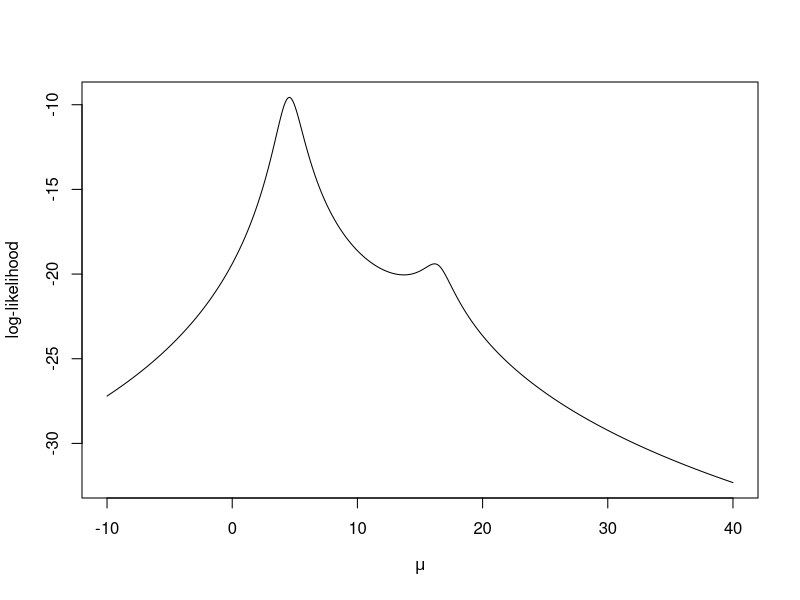
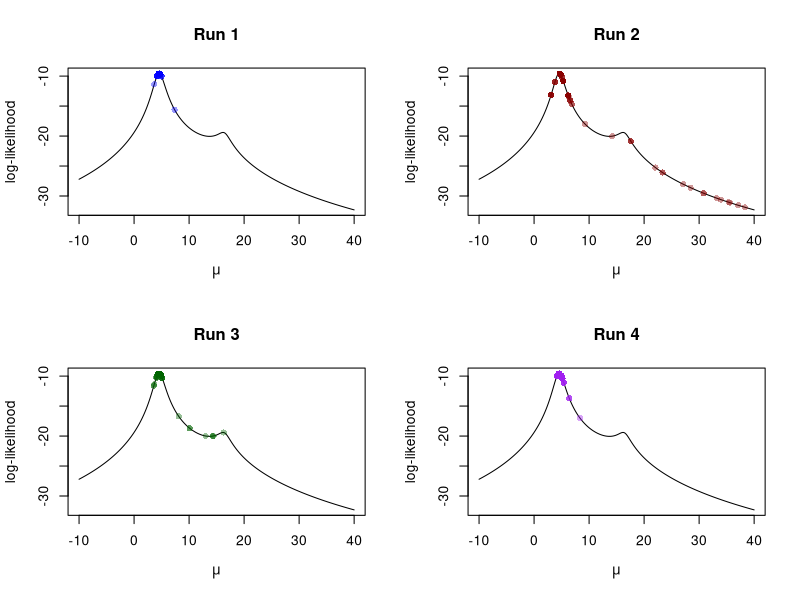
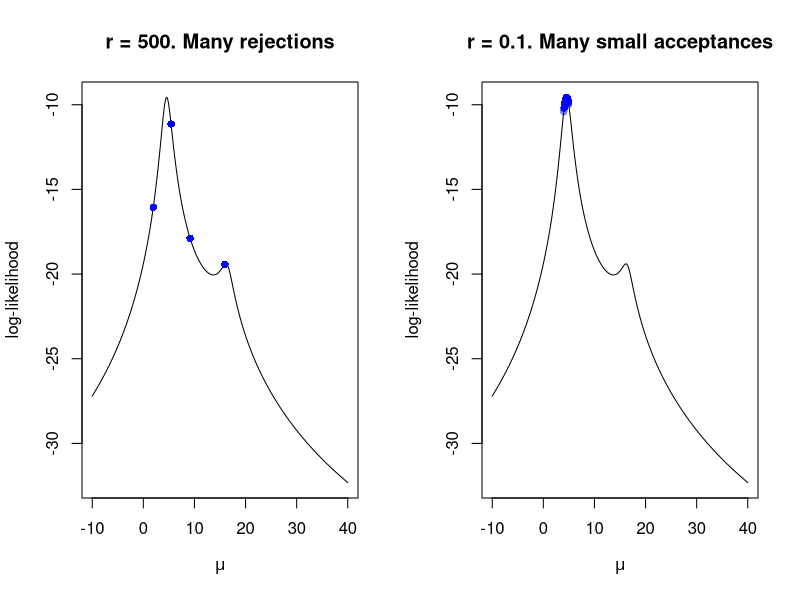

Here is the R script that generated these plots, in order:
## ---- chunk 1
knitr::opts_chunk$set(echo = TRUE, warning = FALSE, message = FALSE)
set.seed(1)
## ---- chunk 2
set.seed(1)           # Set seed for reproducibility
mu.star <- 5          # True location parameter
n <- 4                # Sample size
X <- rt(n, df = 1) + mu.star
## ---- chunk 3
log.like <- function(mu, X, T = 1)
{
  n <- length(X)
  rtn <- -n*log(pi) - sum( log(1 + (X - mu)^2) )
  return(exp(rtn/T))
}
## ---- chunk 4
mu.x <- seq(-10, 40, length = 1e3)  # 1000 values from -10 to 40
ll.est <- log(sapply(mu.x, log.like, X))  # Evaluate log-likelihood
plot(mu.x, ll.est, type = 'l', 
     ylab = "log-likelihood", 
     xlab = expression(mu))
## ---- chunk 5
simAn <- function(N = 10, r = .5){
  # ========== INITIALIZATION ==========
  x <- numeric(length = N)                    # Store parameter trajectory
  x[1] <- runif(1, min = -10, max = 40)     # Random starting point
  fn.value <- numeric(length = N)            # Store likelihood values
  
  fn.value[1] <- log.like(mu = x[1], X, T = 1)
  
  # ========== MAIN LOOP ==========
  for(k in 2:N){
    
    # STEP 1: Generate Candidate (Random Walk)
    a <- runif(1, x[k-1] - r, x[k-1] + r)
    
    # STEP 2: Temperature Schedule (Cooling)
    T <- 1/(1 + log(log(k)))
    
    # STEP 3: Acceptance Ratio (Metropolis)
    ratio <- log.like(mu = a, X, T)/log.like(mu = x[k-1], X, T)
    
    # STEP 4: Accept or Reject (Metropolis Criterion)
    if( runif(1) < ratio){
      x[k] <- a
    } else{
      x[k] <- x[k-1]
    }
    
    # Store function value at T=1 (for comparison)
    fn.value[k] <- log.like(mu = x[k], X, T = 1)
  }
  
  # Return both trajectory and function values
  return(list("x" = x, "fn.value" = fn.value)) 
}
## ---- chunk 6
k_values <- c(2, 5, 10, 50, 100, 500, 1000)
T_values <- 1/(1 + log(log(k_values)))
schedule_df <- data.frame(Iteration = k_values, Temperature = round(T_values, 4))
print(schedule_df)
## ---- chunk 7
# Run simulated annealing for 100 iterations with r=5
sim <- simAn(N = 1e2, r = 5)

# Find the parameter value with highest likelihood
mu_hat <- sim$x[which.max(sim$fn.value)]
cat("Estimated MLE: mu_hat =", round(mu_hat, 4), "\n")
cat("True parameter: mu* =", mu.star, "\n")
## ---- chunk 8
# Create grid for plotting likelihood
mu.x <- seq(-10, 40, length = 1e3)
ll.est <- log(sapply(mu.x, log.like, X))

# Run algorithm 4 times independently
par(mfrow = c(2,2))

colors <- c("blue", "darkred", "darkgreen", "purple")
mles <- numeric(4)

for(i in 1:4){
  sim <- simAn(N = 1e2, r = 5)
  mles[i] <- sim$x[which.max(sim$fn.value)]
  
  plot(mu.x, ll.est, type = 'l', 
       ylab = "log-likelihood", 
       xlab = expression(mu),
       main = paste("Run", i))
  
  points(sim$x, log(sim$fn.value), 
         pch = 16, 
         col = adjustcolor(colors[i], alpha = .4))
}

par(mfrow = c(1,1))

cat("\nMLE estimates from 4 independent runs:\n")
print(round(mles, 4))
cat("Mean of estimates:", round(mean(mles), 4), "\n")
cat("SD of estimates:", round(sd(mles), 4), "\n")
## ---- chunk 9
par(mfrow = c(1,2))

# Large r = 500
sim <- simAn(N = 1e3, r = 500)
plot(mu.x, ll.est, type = 'l', 
     main = "r = 500. Many rejections",
     ylab = "log-likelihood", 
     xlab = expression(mu))
points(sim$x, log(sim$fn.value), 
       pch = 16, 
       col = adjustcolor("blue", alpha = .2))
cat("\nLarge r = 500:\n")
cat("Number of accepted moves:", sum(diff(sim$x) != 0), "out of 999\n")
cat("Acceptance rate:", round(100*sum(diff(sim$x) != 0)/999, 1), "%\n")
## ---- chunk 10
# Small r = 0.1
sim <- simAn(N = 1e3, r = 0.1)
plot(mu.x, ll.est, type = 'l', 
     main = "r = 0.1. Many small acceptances",
     ylab = "log-likelihood", 
     xlab = expression(mu))
points(sim$x, log(sim$fn.value), 
       pch = 16, 
       col = adjustcolor("blue", alpha = .2))
cat("\nSmall r = 0.1:\n")
cat("Number of accepted moves:", sum(diff(sim$x) != 0), "out of 999\n")
cat("Acceptance rate:", round(100*sum(diff(sim$x) != 0)/999, 1), "%\n")

par(mfrow = c(1,1))
